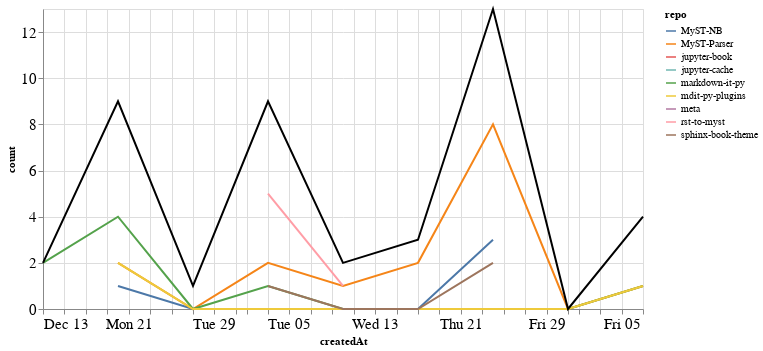

Here is the notebook cell this chart was saved with:
### Markdown cell above
### PRs

### Code cell
prs_time = prs.groupby('repo').resample('W', on='createdAt').count()['author'].reset_index()
prs_time = prs_time.rename(columns={'author': 'count'})
prs_time_total = prs_time.groupby('createdAt').agg({"count": "sum"}).reset_index()

ch1 = alt.Chart(prs_time, width=600).mark_line().encode(
    x='createdAt',
    y='count',
    color='repo',
    tooltip="repo"
)

ch2 = alt.Chart(prs_time_total, width=600).mark_line(color="black").encode(
    x='createdAt',
    y='count',
)

ch1 + ch2

### Figure 1 — Vega-Lite specification as saved in the notebook (floating-point values rounded to 4 significant figures)
{"config": {"axisLeft": {"labelFontSize": 15}, "axisBottom": {"labelFontSize": 15}}, "layer": [{"data": {"name": "data-9c85d1461e093c333b7f045b9d34b6fe"}, "mark": "line", "encoding": {"color": {"type": "nominal", "field": "repo"}, "tooltip": {"type": "nominal", "field": "repo"}, "x": {"type": "temporal", "field": "createdAt"}, "y": {"type": "quantitative", "field": "count"}}, "width": 600}, {"data": {"name": "data-1d9bf45d4c81bcfab2a202429342c5ee"}, "mark": {"type": "line", "color": "black"}, "encoding": {"x": {"type": "temporal", "field": "createdAt"}, "y": {"type": "quantitative", "field": "count"}}, "width": 600}], "$schema": "https://vega.github.io/schema/vega-lite/v4.8.1.json", "datasets": {"data-9c85d1461e093c333b7f045b9d34b6fe": [{"repo": "MyST-NB", "createdAt": "2020-12-20T00:00:00", "count": 1}, {"repo": "MyST-NB", "createdAt": "2020-12-27T00:00:00", "count": 0}, {"repo": "MyST-NB", "createdAt": "2021-01-03T00:00:00", "count": 0}, {"repo": "MyST-NB", "createdAt": "2021-01-10T00:00:00", "count": 0}, {"repo": "MyST-NB", "createdAt": "2021-01-17T00:00:00", "count": 0}, {"repo": "MyST-NB", "createdAt": "2021-01-24T00:00:00", "count": 3}, {"repo": "MyST-Parser", "createdAt": "2020-12-20T00:00:00", "count": 2}, {"repo": "MyST-Parser", "createdAt": "2020-12-27T00:00:00", "count": 0}, {"repo": "MyST-Parser", "createdAt": "2021-01-03T00:00:00", "count": 2}, {"repo": "MyST-Parser", "createdAt": "2021-01-10T00:00:00", "count": 1}, {"repo": "MyST-Parser", "createdAt": "2021-01-17T00:00:00", "count": 2}, {"repo": "MyST-Parser", "createdAt": "2021-01-24T00:00:00", "count": 8}, {"repo": "MyST-Parser", "createdAt": "2021-01-31T00:00:00", "count": 0}, {"repo": "MyST-Parser", "createdAt": "2021-02-07T00:00:00", "count": 1}, {"repo": "jupyter-book", "createdAt": "2021-02-07T00:00:00", "count": 1}, {"repo": "jupyter-cache", "createdAt": "2021-01-17T00:00:00", "count": 1}, {"repo": "markdown-it-py", "createdAt": "2020-12-13T00:00:00", "count": 2}, {"repo": "markdown-it-py", "createdAt": "2020-12-20T00:00:00", "count": 4}, {"repo": "markdown-it-py", "createdAt": "2020-12-27T00:00:00", "count": 0}, {"repo": "markdown-it-py", "createdAt": "2021-01-03T00:00:00", "count": 1}, {"repo": "markdown-it-py", "createdAt": "2021-01-10T00:00:00", "count": 0}, {"repo": "markdown-it-py", "createdAt": "2021-01-17T00:00:00", "count": 0}, {"repo": "markdown-it-py", "createdAt": "2021-01-24T00:00:00", "count": 0}, {"repo": "markdown-it-py", "createdAt": "2021-01-31T00:00:00", "count": 0}, {"repo": "markdown-it-py", "createdAt": "2021-02-07T00:00:00", "count": 1}, {"repo": "mdit-py-plugins", "createdAt": "2020-12-20T00:00:00", "count": 2}, {"repo": "mdit-py-plugins", "createdAt": "2020-12-27T00:00:00", "count": 0}, {"repo": "mdit-py-plugins", "createdAt": "2021-01-03T00:00:00", "count": 0}, {"repo": "mdit-py-plugins", "createdAt": "2021-01-10T00:00:00", "count": 0}, {"repo": "mdit-py-plugins", "createdAt": "2021-01-17T00:00:00", "count": 0}, {"repo": "mdit-py-plugins", "createdAt": "2021-01-24T00:00:00", "count": 0}, {"repo": "mdit-py-plugins", "createdAt": "2021-01-31T00:00:00", "count": 0}, {"repo": "mdit-py-plugins", "createdAt": "2021-02-07T00:00:00", "count": 1}, {"repo": "meta", "createdAt": "2020-12-27T00:00:00", "count": 1}, {"repo": "rst-to-myst", "createdAt": "2021-01-03T00:00:00", "count": 5}, {"repo": "rst-to-myst", "createdAt": "2021-01-10T00:00:00", "count": 1}, {"repo": "sphinx-book-theme", "createdAt": "2021-01-03T00:00:00", "count": 1}, {"repo": "sphinx-book-theme", "createdAt": "2021-01-10T00:00:00", "count": 0}, {"repo": "sphinx-book-theme", "createdAt": "2021-01-17T00:00:00", "count": 0}, {"repo": "sphinx-book-theme", "createdAt": "2021-01-24T00:00:00", "count": 2}], "data-1d9bf45d4c81bcfab2a202429342c5ee": [{"createdAt": "2020-12-13T00:00:00", "count": 2}, {"createdAt": "2020-12-20T00:00:00", "count": 9}, {"createdAt": "2020-12-27T00:00:00", "count": 1}, {"createdAt": "2021-01-03T00:00:00", "count": 9}, {"createdAt": "2021-01-10T00:00:00", "count": 2}, {"createdAt": "2021-01-17T00:00:00", "count": 3}, {"createdAt": "2021-01-24T00:00:00", "count": 13}, {"createdAt": "2021-01-31T00:00:00", "count": 0}, {"createdAt": "2021-02-07T00:00:00", "count": 4}]}}
